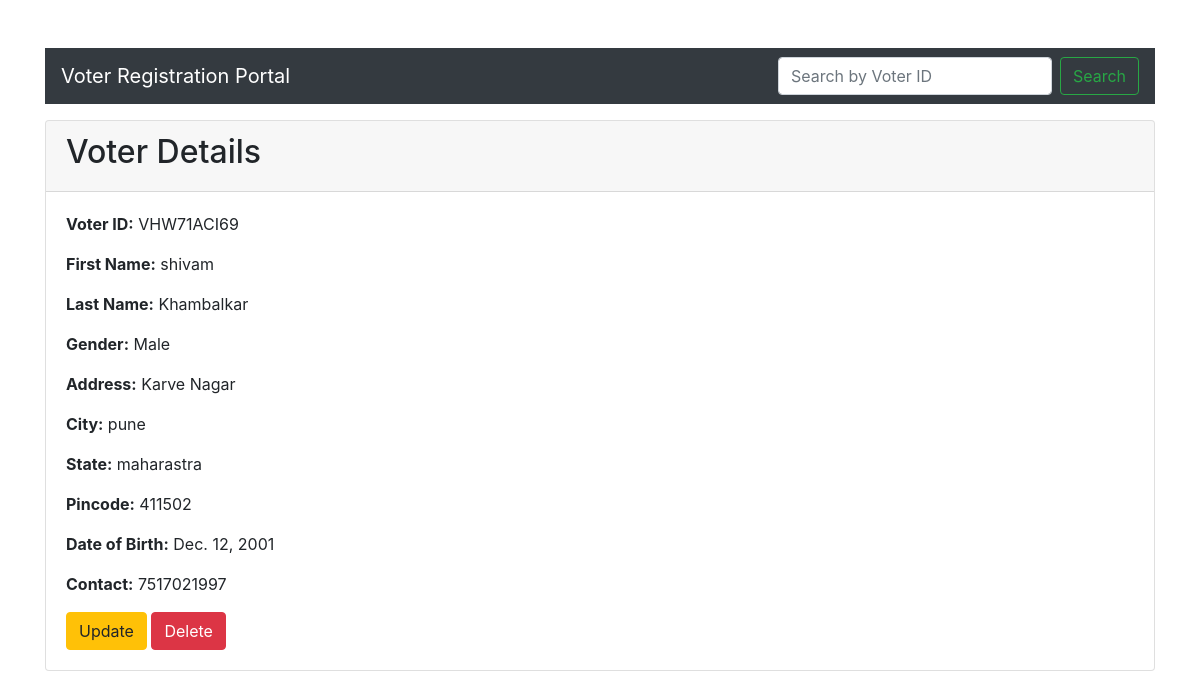
Screenshot of /voters/4/ with the database file from the repository.
### registration/models.py (models this page shows, shortened)
class Voter(models.Model):
    GENDER_CHOICES = [
        ('male', 'Male'),
        ('female', 'Female'),
        ('other', 'Other'),
    ]
    voter_id = models.CharField(max_length=10, unique=True, default=generate_voter_id, editable=False)
    first_name = models.CharField(max_length=50, validators=[RegexValidator(regex='^[a-zA-Z]+$', message='First name must contain only alphabets.')])
    last_name = models.CharField(max_length=50, validators=[RegexValidator(regex='^[a-zA-Z]+$', message='Last name must contain only alphabets.')])
    gender = models.CharField(max_length=10, choices=GENDER_CHOICES)
    address = models.TextField()
    city = models.CharField(max_length=100)
    state = models.CharField(max_length=100)
    pincode = models.CharField(max_length=6, validators=[RegexValidator(regex='^\d{6}$', message='Pincode must be 6 digits.')])
    date_of_birth = models.DateField(validators=[validate_age])
    contact = models.CharField(max_length=10, validators=[RegexValidator(regex='^\d{10}$', message='Contact must be 10 digits.')])

### registration/views.py (the view)
# urls.py: path('<int:pk>/', views.voter_detail, name='voter_detail'),
def voter_detail(request, pk):
    voter = get_object_or_404(Voter, pk=pk)
    return render(request, 'registration/voter_detail.html', {'voter': voter})

### templates/registration/voter_detail.html
{% extends 'base.html' %}
{% block content %}
<div class="card">
    <div class="card-header">
        <h2>Voter Details</h2>
    </div>
    <div class="card-body">
        <p><strong>Voter ID:</strong> {{ voter.voter_id }}</p>
        <p><strong>First Name:</strong> {{ voter.first_name }}</p>
        <p><strong>Last Name:</strong> {{ voter.last_name }}</p>
        <p><strong>Gender:</strong> {{ voter.get_gender_display }}</p>
        <p><strong>Address:</strong> {{ voter.address }}</p>
        <p><strong>City:</strong> {{ voter.city }}</p>
        <p><strong>State:</strong> {{ voter.state }}</p>
        <p><strong>Pincode:</strong> {{ voter.pincode }}</p>
        <p><strong>Date of Birth:</strong> {{ voter.date_of_birth }}</p>
        <p><strong>Contact:</strong> {{ voter.contact }}</p>
        <a href="{% url 'voter_update' voter.pk %}" class="btn btn-warning">Update</a>
        <a href="{% url 'voter_delete' voter.pk %}" class="btn btn-danger">Delete</a>
    </div>
</div>
{% endblock %}

### rows the page displays
Voter: voter_id "VHW71ACI69", first_name "shivam", last_name "Khambalkar", gender "Male", address "Karve Nagar", city "pune", state "maharastra", pincode "411502", date_of_birth "Dec. 12, 2001", contact "7517021997"
